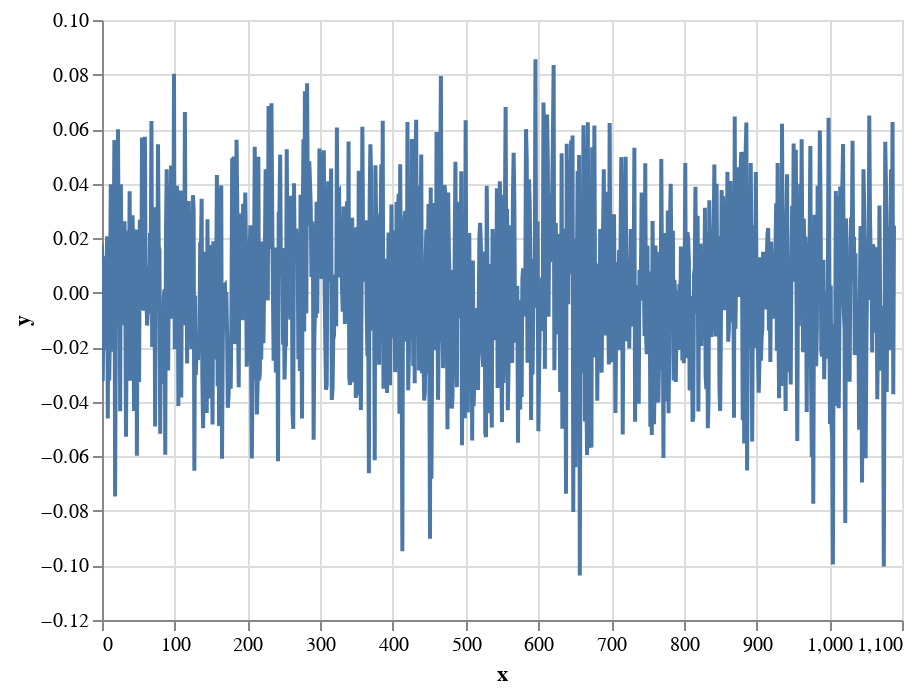

Here is the notebook cell this chart was saved with:
### Code cell
import numpy as np

x = np.arange(1090)

source = pd.DataFrame({
  'x': x,
  'y': model.weights[0][:,0].numpy()
})

alt.Chart(source).mark_line().encode(x='x',y='y').interactive()

### Figure 1 — Vega-Lite specification as saved in the notebook (floating-point values rounded to 4 significant figures; data arrays with more than 128 entries replaced by an {"elided": "..."} marker saying what was removed)
{"config": {"view": {"continuousWidth": 400, "continuousHeight": 300}}, "data": {"name": "data-fdf20dcb9a8e5d7c540181c73894703c"}, "mark": "line", "encoding": {"x": {"field": "x", "type": "quantitative"}, "y": {"field": "y", "type": "quantitative"}}, "selection": {"selector003": {"type": "interval", "bind": "scales", "encodings": ["x", "y"]}}, "$schema": "https://vega.github.io/schema/vega-lite/v4.17.0.json", "datasets": {"data-fdf20dcb9a8e5d7c540181c73894703c": {"elided": "1090 records"}}}
